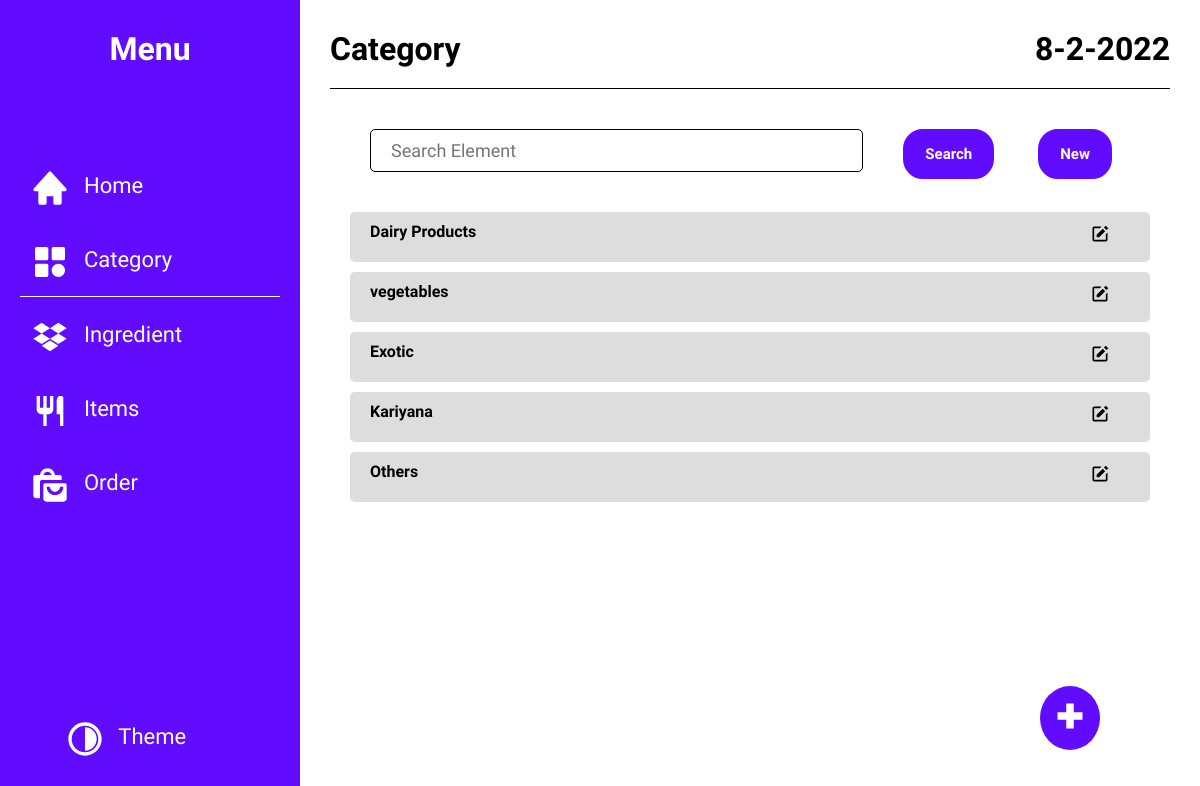
The page /orderInventory/Category/ on the database its author committed.
### orderInventory/models.py (models this page shows, shortened)
class Category(models.Model):
    name = models.CharField(max_length=64)

### orderInventory/views.py (the view)
# urls.py: path('Category/', views.categoryHome, name="category"),
@cache_control(max_age=3600)
def categoryHome(request):
    category = models.Category.objects.all()
    return render(request, 'category.html', {
        "toolbar": True,
        "putPlus": True,
        "active": "category_tab",
        "data": category,
        "queryItem": "category_one",
        "heading": "Category",
    })

### orderInventory/templates/category.html (shortened to what this page needs)
{% extends "extendedTemplate.html" %}

### orderInventory/templates/extendedTemplate.html (shortened to what this page needs)
{% extends "template.html" %}
{% load static %}
{% block heading %}
{{ heading }}
{% endblock %}
{% block Main %}
    <section class="single-container search-elements" id="single-section">
        {% for i in data %}
        <div class="suggetion-list-item">
            <p class="text" data-itemid="{{ i.id }}" data-queryItem="{{ queryItem }}">{{ i.name }} </p>
            <button class="add button-remove">
                <svg xmlns="http://www.w3.org/2000/svg" viewBox="0 0 24 24">
                    <path d="m18.988 2.012 3 3L19.701 7.3l-3-3zM8 16h3l7.287-7.287-3-3L8 13z"></path>
                    <path
                        d="M19 19H8.158c-.026 0-.053.01-.079.01-.033 0-.066-.009-.1-.01H5V5h6.847l2-2H5c-1.103 0-2 .896-2 2v14c0 1.104.897 2 2 2h14a2 2 0 0 0 2-2v-8.668l-2 2V19z">
                    </path>
                </svg>
            </button>
        </div>
        {% endfor %}
    </section>
{% endblock %}

### orderInventory/static/css/style.css (style rules this page uses)
* { margin: 0; padding: 0; box-sizing: border-box; font-family: 'Readex Pro', sans-serif; scrollbar-width: thin; }
:root { --text-color : #fff; --bg-color-main : #610CFF; --item : #dddddd; --text-alter : #000; --bg-color-alter : #fff; --danger_color : #aa0a0a; }
svg { padding: 0; width: 40px; height: 40px; fill: var(--text-color); }
.button-remove { border: none; outline: none; color: var(--text-color); background: transparent; cursor: pointer; padding: 15px; }
main section { vertical-align: top; padding: 0 30px; display: inline-block; overflow-y: auto; border-right: 1px solid var(--text-alter); width: 45%; max-width: 45vw; min-height: 550px; max-height: 620px; }
.single-container { border: none; width: 100%; padding: 0 50px; max-width: 100%; max-height: 620px; }
#single-section { max-height: 575px; }
.suggetion-list-item { display: grid; grid-template-columns: repeat(12,1fr); background: var(--item); margin: 10px 0; padding: 10px 20px 15px; border-radius: 5px; }
.suggetion-list-item .text { grid-column: 1 / 12; display: inline-block; font-weight: 600; cursor: pointer; color: var(--text-alter); }
.suggetion-list-item .add { grid-column: 12 / 12; margin: 0 20px; text-align: right; padding: 0 !important; padding-top: 2px !important ; }
.suggetion-list-item .add svg { width: 20px; height: 20px; fill: var(--text-alter); }

### rows shown on the page
Category: name "Dairy Products"
Category: name "vegetables"
Category: name "Exotic"
Category: name "Kariyana"
Category: name "Others"

### other values the page prints
{{ heading }} "Category"
